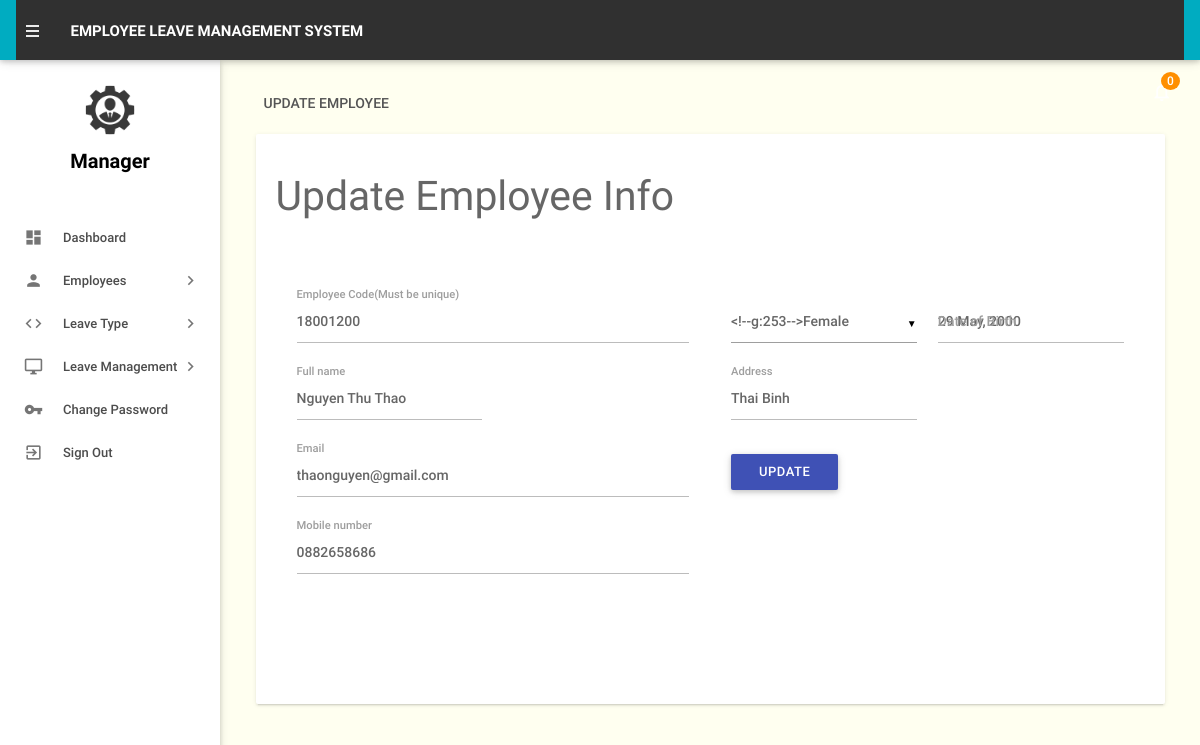
The app's page /admin/editemployee.php?empid=1 (signed in) with its own data.
### tables this page shows
CREATE TABLE `employees` (
  `id` int(11) NOT NULL,
  `EmpId` varchar(100) NOT NULL,
  `FullName` varchar(150) NOT NULL,
  `EmailId` varchar(200) NOT NULL,
  `Password` varchar(180) NOT NULL,
  `Gender` varchar(100) NOT NULL,
  `Dob` varchar(100) NOT NULL,
  `Address` varchar(255) NOT NULL,
  `Phonenumber` char(11) NOT NULL,
  `Status` int(1) NOT NULL,
  `RegDate` timestamp NOT NULL DEFAULT current_timestamp()
);

### admin/editemployee.php (the view, shortened to what this page needs)
<?php
include('includes/config.php');
if (strlen($_SESSION['alogin']) == 0) {
    header('location:index.php');
} else {
    ?>
    <!DOCTYPE html>
    <html lang="en">
        <head>
            <link type="text/css" rel="stylesheet" href="../assets/plugins/materialize/css/materialize.min.css"/>
            <link href="../assets/plugins/material-preloader/css/materialPreloader.min.css" rel="stylesheet">
            <link href="../assets/css/alpha.min.css" rel="stylesheet" type="text/css"/>
            <link href="../assets/css/custom.css" rel="stylesheet" type="text/css"/>
        </head>
        <body>
    <?php include('includes/header.php'); ?>
    <?php include('includes/sidebar.php'); ?>
            <main class="mn-inner">
                <div class="row">
                    <div class="col s12">
                        <div class="page-title">Update employee</div>
                    </div>
                    <div class="col s12 m12 l12">
                        <div class="card">
                            <div class="card-content">
                                <form id="example-form" method="post" name="updatemp">
                                    <div>
                                        <h3>Update Employee Info</h3>
                                        <section>
                                            <div class="wizard-content">
                                                <div class="row">
                                                    <div class="col m6">
                                                        <div class="row">
    <?php
    $eid = intval($_GET['empid']);
    $sql = "SELECT * from  employees where id=:eid";
    $query = $dbh->prepare($sql);
    $query->bindParam(':eid', $eid, PDO::PARAM_STR);
    $query->execute();
    $results = $query->fetchAll(PDO::FETCH_OBJ);
    if ($query->rowCount() > 0) {
        foreach ($results as $result) {
            ?>
                                                                    <div class="input-field col  s12">
                                                                        <label for="empcode">Employee Code(Must be unique)</label>
                                                                        <input  name="empcode" id="empcode" value="<?php echo htmlentities($result->EmpId); ?>" type="text" autocomplete="off" readonly required>
                                                                    </div>
                                                                    <div class="input-field col m6 s12">
                                                                        <label for="fullName">Full name</label>
                                                                        <input id="fullName" name="fullName" value="<?php echo htmlentities($result->FullName); ?>"  type="text" required>
                                                                    </div>
                                                                    <div class="input-field col s12">
                                                                        <label for="email">Email</label>
                                                                        <input  name="email" type="email" id="email" value="<?php echo htmlentities($result->EmailId); ?>" readonly autocomplete="off" required>
                                                                    </div>
                                                                    <div class="input-field col s12">
                                                                        <label for="phone">Mobile number</label>
                                                                        <input id="phone" name="mobileno" type="tel" value="<?php echo htmlentities($result->Phonenumber); ?>" maxlength="10" autocomplete="off" required>
                                                                    </div>
                                                                </div>
                                                            </div>
                                                            <div class="col m6">
                                                                <div class="row">
                                                                    <div class="input-field col m6 s12">
                                                                    </div>
                                                                    <div class="input-field col m6 s12">
                                                                        <label for="birthdate">Date of Birth</label>
                                                                        <input id="birthdate" name="dob"  class="datepicker" value="<?php echo htmlentities($result->Dob); ?>" >
                                                                    </div>
                                                                    <div class="input-field col m6 s12">
                                                                        <label for="address">Address</label>
                                                                        <input id="address" name="address" type="text"  value="<?php echo htmlentities($result->Address); ?>" autocomplete="off" required>
                                                                    </div>
        <?php }
    } ?>
                                                            <div class="input-field col s12">
                                                                <button type="submit" name="update"  id="update" class="waves-effect waves-light btn indigo m-b-xs">UPDATE</button>
                                                            </div>
                                                        </div>
                                                    </div>
                                                </div>
                                            </div>
                                        </section>
                                    </div>
                                </form>
                            </div>
                        </div>
                    </div>
                </div>
            </main>
        </div>
        <div class="left-sidebar-hover"></div>
    </body>
    </html>
<?php } ?>

### records on screen
employees: empcode "18001200", fullName "Nguyen Thu Thao", email "thaonguyen@gmail.com", mobileno "0882658686", dob "29 May, 2000", address "Thai Binh"

### other values on screen
$unreadcount "0"
